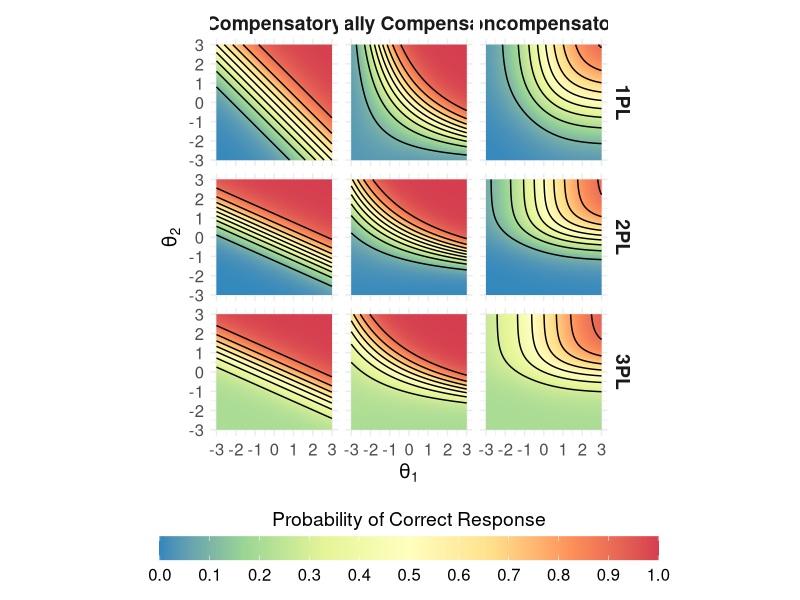

Write R code to recreate this figure.
# Setup ------------------------------------------------------------------------
library(tidyverse)
library(here)


# Functions --------------------------------------------------------------------
logit <- function(x) {
  exp(x) / (1 + exp(x))
}
comp <- function(x, y, a1 = 1, a2 = 1, d = 0, c = 0) {
  lin_comb <- (a1 * x) + (a2 * y)
  c + (1 - c) * logit(lin_comb - d)
}
noncomp <- function(x, y, a1 = 1, a2 = 1, d1 = 0, d2 = 0, c = 0) {
  c + (1 - c) * prod(logit((a1 * x) - d1), logit((a2 * y) - d2))
}
partcomp <- function(x, y, a1 = 1, a2 = 1, a3 = 0.3, d = 0, c = 0) {
  c + (1 - c) * logit((a1 * x) + (a2 * y) + (a3 * x * y) - d)
}

# Simulation data --------------------------------------------------------------
theta_1 <- seq(-3, 3, 0.01)
theta_2 <- seq(-3, 3, 0.01)

pl1 <- crossing(theta_1, theta_2) %>%
  mutate(
    Model = "1PL",
    Compensatory = map2_dbl(.x = theta_1, .y = theta_2, .f = comp),
    Noncompensatory = map2_dbl(.x = theta_1, .y = theta_2, .f = noncomp),
    Partial = map2_dbl(.x = theta_1, .y = theta_2, .f = partcomp, a3 = 0.3)
  )

pl2 <- crossing(theta_1, theta_2) %>%
  mutate(
    Model = "2PL",
    Compensatory = map2_dbl(.x = theta_1, .y = theta_2, .f = comp,
                            a1 = 0.8, a2 = 1.8),
    Noncompensatory = map2_dbl(.x = theta_1, .y = theta_2, .f = noncomp,
                               a1 = 0.8, a2 = 1.8),
    Partial = map2_dbl(.x = theta_1, .y = theta_2, .f = partcomp,
                       a1 = 0.8, a2 = 1.8, a3 = 0.3)
  )

pl3 <- crossing(theta_1, theta_2) %>%
  mutate(
    Model = "3PL",
    Compensatory = map2_dbl(.x = theta_1, .y = theta_2, .f = comp,
                            a1 = 0.8, a2 = 1.8, c = 0.2),
    Noncompensatory = map2_dbl(.x = theta_1, .y = theta_2, .f = noncomp,
                               a1 = 0.8, a2 = 1.8, c = 0.2),
    Partial = map2_dbl(.x = theta_1, .y = theta_2, .f = partcomp,
                       a1 = 0.8, a2 = 1.8, a3 = 0.3, c = 0.2)
  )


# Make plot --------------------------------------------------------------------
bind_rows(pl1, pl2, pl3) %>%
  gather(Method, Probability, Compensatory:Partial) %>%
  mutate(Method = factor(Method, levels = c("Compensatory", "Partial",
                                            "Noncompensatory"),
                         labels = c("Compensatory", "Partially Compensatory",
                                    "Noncompensatory"))) %>%
  ggplot(mapping = aes(x = theta_1, y = theta_2)) +
  facet_grid(Model ~ Method) +
  geom_raster(aes(fill = Probability), interpolate = TRUE) +
  geom_contour(aes(z = Probability), color = "black", binwidth = 0.1) +
  scale_x_continuous(breaks = seq(-10, 10, 1)) +
  scale_y_continuous(breaks = seq(-10, 10, 1)) +
  scale_fill_distiller(name = "Probability of Correct Response",
                       palette = "Spectral", direction = -1, limits = c(0, 1),
                       breaks = seq(0, 1, 0.1)) +
  labs(x = expression(paste(theta[1])), y = expression(paste(theta[2]))) +
  theme_minimal() +
  theme(
    aspect.ratio = 1,
    legend.position = "bottom",
    legend.title = element_text(vjust = 0.5, size = 14),
    legend.text = element_text(size = 12),
    axis.text = element_text(size = 12),
    axis.title = element_text(size = 14),
    strip.text = element_text(face = "bold", size = 14),
    legend.key.width = unit(1, "inches")
  ) +
  guides(fill = guide_colorbar(title.position = "top", title.hjust = 0.5)) -> p

ggsave("mirt-visualization.png", plot = p, path = here("2017-mirt-models"),
       width = 10, height = 11, units = "in", dpi = "retina", bg = "white")
